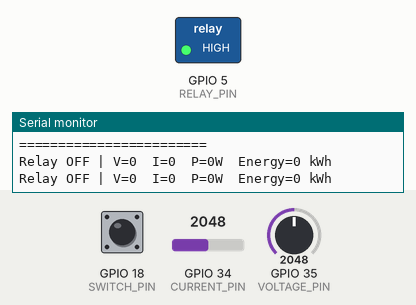
Recording of a sketch running on a simulated ESP32. Parts: switched loads named in the sketch (green lamp = pin HIGH), the last lines printed to the serial monitor. The inputs (shaded band) are chosen by the test bench; at power-on: GPIO 18 (SWITCH_PIN) HIGH, GPIO 34 (CURRENT_PIN) = 2048, GPIO 35 (VOLTAGE_PIN) = 2048 (analog values on the 0–4095 scale).

Above: at 5.1 s.
5.2 s: GPIO 18 (SWITCH_PIN) pulled LOW for 1.2 s
At 6.6 s:
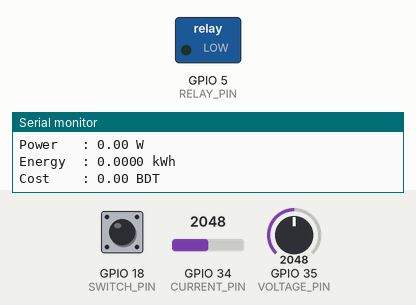
8.6 s: GPIO 18 (SWITCH_PIN) pulled LOW for 3.2 s
At 13.9 s:
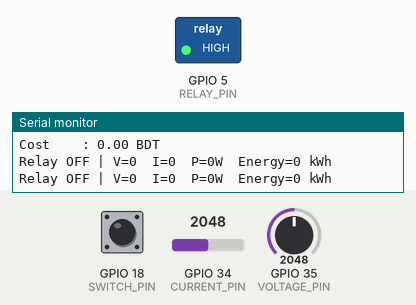
Timing chart, 0 to 15.4 s (numbered marks = the images above; inputs shaded):
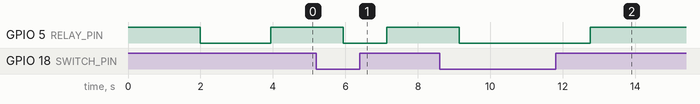

Measured:
- after the input at 5.2 s, GPIO 5 (RELAY_PIN): HIGH → LOW after 0.74 s, → HIGH 1.2 s later
- after the input at 8.6 s, GPIO 5 (RELAY_PIN): HIGH → LOW after 0.55 s, → HIGH 3.6 s later

The sketch:

Test_Energy_Code.ino
```cpp
// ==================================================
// FINAL SMART ENERGY METER
// ESP32 + ACS712 + ZMPT101B + Relay + Switch
// ==================================================

#define CURRENT_PIN   34
#define VOLTAGE_PIN   35
#define RELAY_PIN     5
#define SWITCH_PIN    18   // Switch → GND (INPUT_PULLUP)

#define SAMPLE_WINDOW_MS 100   // ~5 AC cycles @ 50Hz

// -------- CALIBRATED VALUES (LOCKED) --------
float ACS_SENSITIVITY = 0.34;     // ACS712 (your calibrated value)
float ACS_OFFSET      = 0;        // Auto-calibrated

float ZMPT_OFFSET     = 2738.90;  // Your measured offset
float VOLTAGE_CAL     = 800.0;    // Your calibrated voltage factor

// -------- FILTERS --------
#define CURRENT_NOISE_CUT  0.03    // Below = treat as zero

// -------- COST --------
#define COST_PER_KWH 10.0          // BDT (change if needed)

// -------- ENERGY --------
float energy_kWh = 0.0;
unsigned long lastEnergyMillis = 0;

// ==================================================
void setup() {
  Serial.begin(115200);

  pinMode(RELAY_PIN, OUTPUT);
  pinMode(SWITCH_PIN, INPUT_PULLUP);

  digitalWrite(RELAY_PIN, HIGH); // Relay OFF (active LOW)

  analogReadResolution(12);
  analogSetPinAttenuation(CURRENT_PIN, ADC_11db);
  analogSetPinAttenuation(VOLTAGE_PIN, ADC_11db);

  delay(2000);

  // -------- CURRENT OFFSET CALIBRATION --------
  // Relay ON, NO LOAD
  digitalWrite(RELAY_PIN, LOW);
  delay(1000);

  long sum = 0;
  for (int i = 0; i < 3000; i++) {
    sum += analogRead(CURRENT_PIN);
    delayMicroseconds(200);
  }
  ACS_OFFSET = sum / 3000.0;

  digitalWrite(RELAY_PIN, HIGH); // Relay OFF

  lastEnergyMillis = millis();

  Serial.println("===== SYSTEM READY =====");
  Serial.print("ACS OFFSET = ");
  Serial.println(ACS_OFFSET);
  Serial.println("========================");
}

// ==================================================
void loop() {

  bool switchOn = (digitalRead(SWITCH_PIN) == LOW);

  // -------- RELAY OFF --------
  if (!switchOn) {
    digitalWrite(RELAY_PIN, HIGH);
    Serial.println("Relay OFF | V=0  I=0  P=0W  Energy=0 kWh");
    delay(1000);
    return;
  }

  // -------- RELAY ON --------
  digitalWrite(RELAY_PIN, LOW);

  // ===== CURRENT RMS =====
  unsigned long start = millis();
  float sumSqI = 0;
  int countI = 0;

  while (millis() - start < SAMPLE_WINDOW_MS) {
    float adc = analogRead(CURRENT_PIN);
    float v = (adc - ACS_OFFSET) * (3.3 / 4095.0);
    sumSqI += v * v;
    countI++;
  }

  float Irms = sqrt(sumSqI / countI) / ACS_SENSITIVITY;
  if (Irms < CURRENT_NOISE_CUT) Irms = 0;

  // ===== VOLTAGE RMS =====
  start = millis();
  float sumSqV = 0;
  int countV = 0;

  while (millis() - start < SAMPLE_WINDOW_MS) {
    float adc = analogRead(VOLTAGE_PIN);
    float v = adc - ZMPT_OFFSET;
    sumSqV += v * v;
    countV++;
  }

  float vrms_adc = sqrt(sumSqV / countV);
  float Vrms = (vrms_adc * (3.3 / 4095.0)) * VOLTAGE_CAL;

  // ===== POWER =====
  float powerW = Vrms * Irms;

  // ===== ENERGY =====
  unsigned long now = millis();
  float hours = (now - lastEnergyMillis) / 3600000.0;
  energy_kWh += (powerW * hours) / 1000.0;
  lastEnergyMillis = now;

  // ===== COST =====
  float cost = energy_kWh * COST_PER_KWH;

  // ===== PRINT =====
  Serial.println("--------------------------------");
  Serial.print("Voltage : "); Serial.print(Vrms, 1); Serial.println(" V");
  Serial.print("Current : "); Serial.print(Irms, 3); Serial.println(" A");
  Serial.print("Power   : "); Serial.print(powerW, 2); Serial.println(" W");
  Serial.print("Energy  : "); Serial.print(energy_kWh, 4); Serial.println(" kWh");
  Serial.print("Cost    : "); Serial.print(cost, 2); Serial.println(" BDT");

  delay(1000);
}
```
